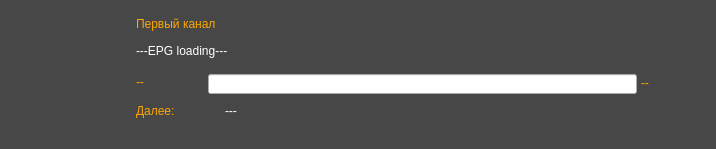
<?xml version="1.0" encoding="UTF-8"?>
<ui version="4.0">
 <class>tvOverlay</class>
 <widget class="QWidget" name="tvOverlay">
  <property name="geometry">
   <rect>
    <x>0</x>
    <y>0</y>
    <width>716</width>
    <height>149</height>
   </rect>
  </property>
  <property name="windowTitle">
   <string>Form</string>
  </property>
  <property name="styleSheet">
   <string notr="true">QWidget#tvOverlay{
background-color: rgba(255, 255, 255, 0);
}</string>
  </property>
  <layout class="QGridLayout" name="gridLayout">
   <property name="leftMargin">
    <number>0</number>
   </property>
   <property name="topMargin">
    <number>0</number>
   </property>
   <property name="rightMargin">
    <number>0</number>
   </property>
   <property name="bottomMargin">
    <number>0</number>
   </property>
   <property name="spacing">
    <number>0</number>
   </property>
   <item row="1" column="0">
    <widget class="QWidget" name="main_overlay" native="true">
     <property name="sizePolicy">
      <sizepolicy hsizetype="Preferred" vsizetype="Fixed">
       <horstretch>0</horstretch>
       <verstretch>0</verstretch>
      </sizepolicy>
     </property>
     <property name="minimumSize">
      <size>
       <width>0</width>
       <height>149</height>
      </size>
     </property>
     <property name="maximumSize">
      <size>
       <width>16777215</width>
       <height>149</height>
      </size>
     </property>
     <property name="styleSheet">
      <string notr="true">QWidget#main_overlay{
background-color: rgb(71, 71, 71);
}</string>
     </property>
     <widget class="QLabel" name="chanel_pick">
      <property name="geometry">
       <rect>
        <x>9</x>
        <y>12</y>
        <width>119</width>
        <height>119</height>
       </rect>
      </property>
      <property name="text">
       <string/>
      </property>
      <property name="pixmap">
       <pixmap>../Документы/it999_dark_logo/it999_dark_165x165/Первый канал.png</pixmap>
      </property>
      <property name="scaledContents">
       <bool>true</bool>
      </property>
     </widget>
     <widget class="QLabel" name="chanel">
      <property name="geometry">
       <rect>
        <x>136</x>
        <y>8</y>
        <width>531</width>
        <height>31</height>
       </rect>
      </property>
      <property name="styleSheet">
       <string notr="true">font: 700 17pt &quot;Noto Looped Thai UI ExtraBold&quot;;
color: orange;</string>
      </property>
      <property name="text">
       <string>Первый канал</string>
      </property>
     </widget>
     <widget class="QLabel" name="current_programm">
      <property name="geometry">
       <rect>
        <x>136</x>
        <y>35</y>
        <width>581</width>
        <height>31</height>
       </rect>
      </property>
      <property name="styleSheet">
       <string notr="true">font: 100 20pt &quot;Noto Looped Thai UI ExtraBold&quot;;
color: white;</string>
      </property>
      <property name="text">
       <string>---EPG loading---</string>
      </property>
     </widget>
     <widget class="QProgressBar" name="progressBar">
      <property name="geometry">
       <rect>
        <x>208</x>
        <y>74</y>
        <width>429</width>
        <height>20</height>
       </rect>
      </property>
      <property name="styleSheet">
       <string notr="true">    QProgressBar {
    	/* Outer border */
   
    }
     
     /* progress bar */ 
    QProgressBar::chunk {
    	 background-color: orange;
    }</string>
      </property>
      <property name="value">
       <number>0</number>
      </property>
      <property name="textVisible">
       <bool>false</bool>
      </property>
     </widget>
     <widget class="QLabel" name="start_time">
      <property name="geometry">
       <rect>
        <x>136</x>
        <y>71</y>
        <width>71</width>
        <height>21</height>
       </rect>
      </property>
      <property name="styleSheet">
       <string notr="true">font: 100 17pt &quot;Noto Looped Thai UI ExtraBold&quot;;
color: orange;</string>
      </property>
      <property name="text">
       <string>--</string>
      </property>
     </widget>
     <widget class="QLabel" name="end_time">
      <property name="geometry">
       <rect>
        <x>641</x>
        <y>72</y>
        <width>71</width>
        <height>21</height>
       </rect>
      </property>
      <property name="styleSheet">
       <string notr="true">font: 100 17pt &quot;Noto Looped Thai UI ExtraBold&quot;;
color: orange;</string>
      </property>
      <property name="text">
       <string>--</string>
      </property>
     </widget>
     <widget class="QLabel" name="label_6">
      <property name="geometry">
       <rect>
        <x>136</x>
        <y>95</y>
        <width>91</width>
        <height>31</height>
       </rect>
      </property>
      <property name="styleSheet">
       <string notr="true">font: 100 17pt &quot;Noto Looped Thai UI ExtraBold&quot;;
color: orange;</string>
      </property>
      <property name="text">
       <string>Далее:</string>
      </property>
     </widget>
     <widget class="QLabel" name="next_programm">
      <property name="geometry">
       <rect>
        <x>225</x>
        <y>95</y>
        <width>491</width>
        <height>31</height>
       </rect>
      </property>
      <property name="styleSheet">
       <string notr="true">font: 100 17pt &quot;Noto Looped Thai UI ExtraBold&quot;;
color: white;</string>
      </property>
      <property name="text">
       <string>---</string>
      </property>
     </widget>
    </widget>
   </item>
   <item row="0" column="0">
    <spacer name="verticalSpacer">
     <property name="orientation">
      <enum>Qt::Vertical</enum>
     </property>
     <property name="sizeType">
      <enum>QSizePolicy::Expanding</enum>
     </property>
     <property name="sizeHint" stdset="0">
      <size>
       <width>20</width>
       <height>40</height>
      </size>
     </property>
    </spacer>
   </item>
  </layout>
 </widget>
 <resources/>
 <connections/>
</ui>
